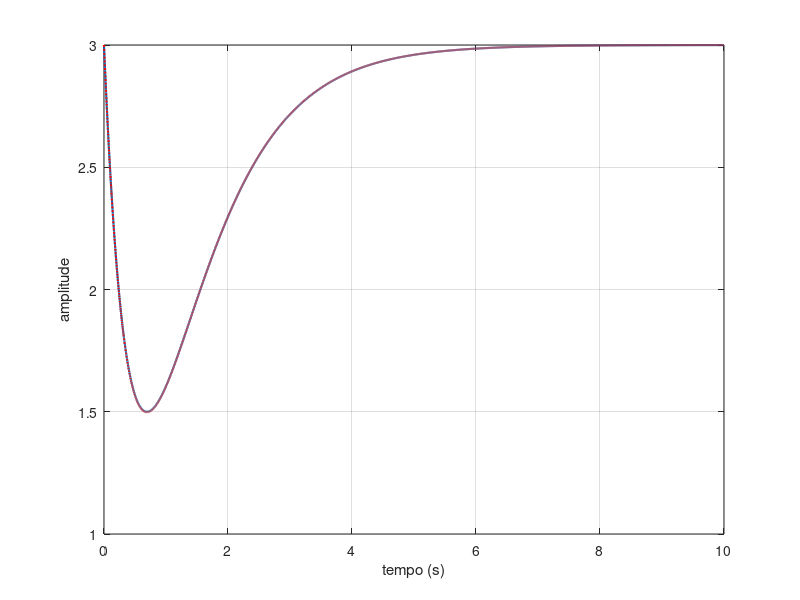

Write MATLAB code to recreate this figure.
clear
close all
clc
%% Discretização "exata"
Ts = 0.002; % periodo de amostragem
A = [0 -2;1 -3];
B = [2;0];
C = [0 3];
sys = ss(A,B,C,[]);

sysd = c2d(sys,Ts,'zoh');
Ad = sysd.A; Bd = sysd.B; Cd = sysd.C;

%% Simulação
uk = 1; % valor da entrada
nsim = 5000; % nº de instantes de simulação 
xk = [1; 1];% condição inicial do modelo exato
xk_ap = [1; 1]; % condição inicial do modelo aproximado
y(1) = C*xk;
y_ap(1) = C*xk_ap;
for i=1:nsim
    
    % Solução exata
    xk = Ad*xk + Bd*uk;
    yk = Cd*xk;
    y(i+1) = yk; % armazena a saida exata
    
    % Solução aproximada
    xk_ap = (eye(2)+(Ts*A))*xk_ap + Ts*B*uk;
    yk_ap = C*xk_ap;
    y_ap(i+1) = yk_ap; %armazena a saida aproximada
end
t = 0:Ts:nsim*Ts;
figure()
plot(t,y,'LineWidth',1.5)
hold on
plot(t,y_ap,'r:','LineWidth',1.5)
xlabel('tempo (s)')
ylabel('amplitude')
grid on
